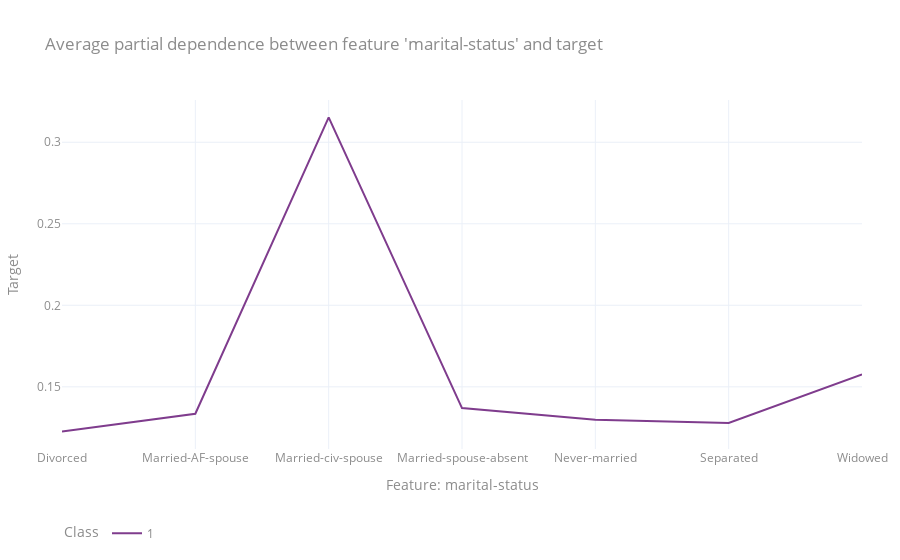

Source (notebook cell):
### Code cell
pnd.plot.partial_dependence(estimator_name="XGBClassifier", feature="marital-status")

### Figure 1 — Plotly figure (JSON) as saved in the notebook; plotly's stock layout.template omitted (floating-point values rounded to 4 significant figures)
{"data": [{"hovertemplate": "Class=1<br>Feature: marital-status=%{x}<br>Target=%{y}<extra></extra>", "legendgroup": "1", "line": {"color": "rgb(127, 60, 141)", "dash": "solid"}, "marker": {"symbol": "circle"}, "mode": "lines", "name": "1", "orientation": "v", "showlegend": true, "type": "scatter", "x": ["Divorced", "Married-AF-spouse", "Married-civ-spouse", "Married-spouse-absent", "Never-married", "Separated", "Widowed"], "xaxis": "x", "y": [0.1226, 0.1335, 0.3152, 0.137, 0.1299, 0.1279, 0.1577], "yaxis": "y"}], "layout": {"legend": {"title": {"text": "Class"}, "tracegroupgap": 0}, "title": {"text": "Average partial dependence between feature 'marital-status' and target"}, "xaxis": {"anchor": "y", "domain": [0, 1], "title": {"text": "Feature: marital-status"}}, "yaxis": {"anchor": "x", "domain": [0, 1], "title": {"text": "Target"}}}}
